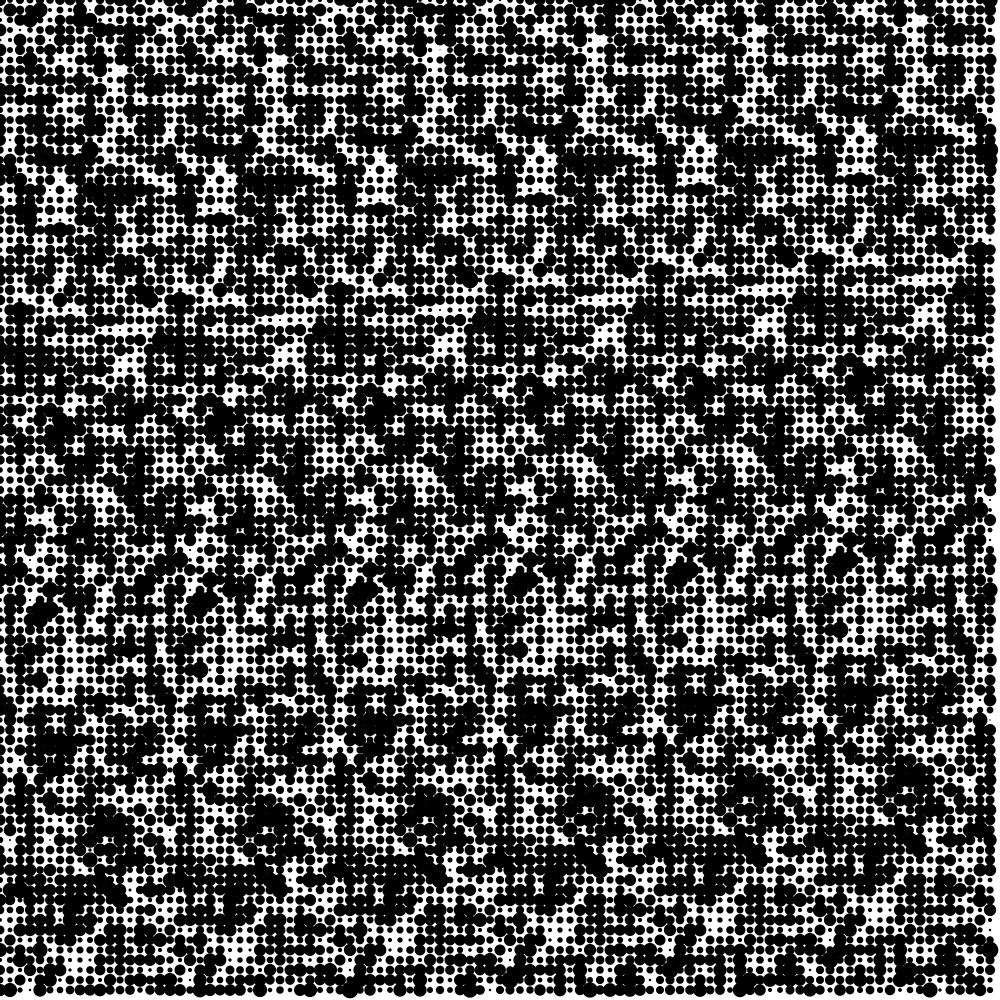
Frame 1 (no input)
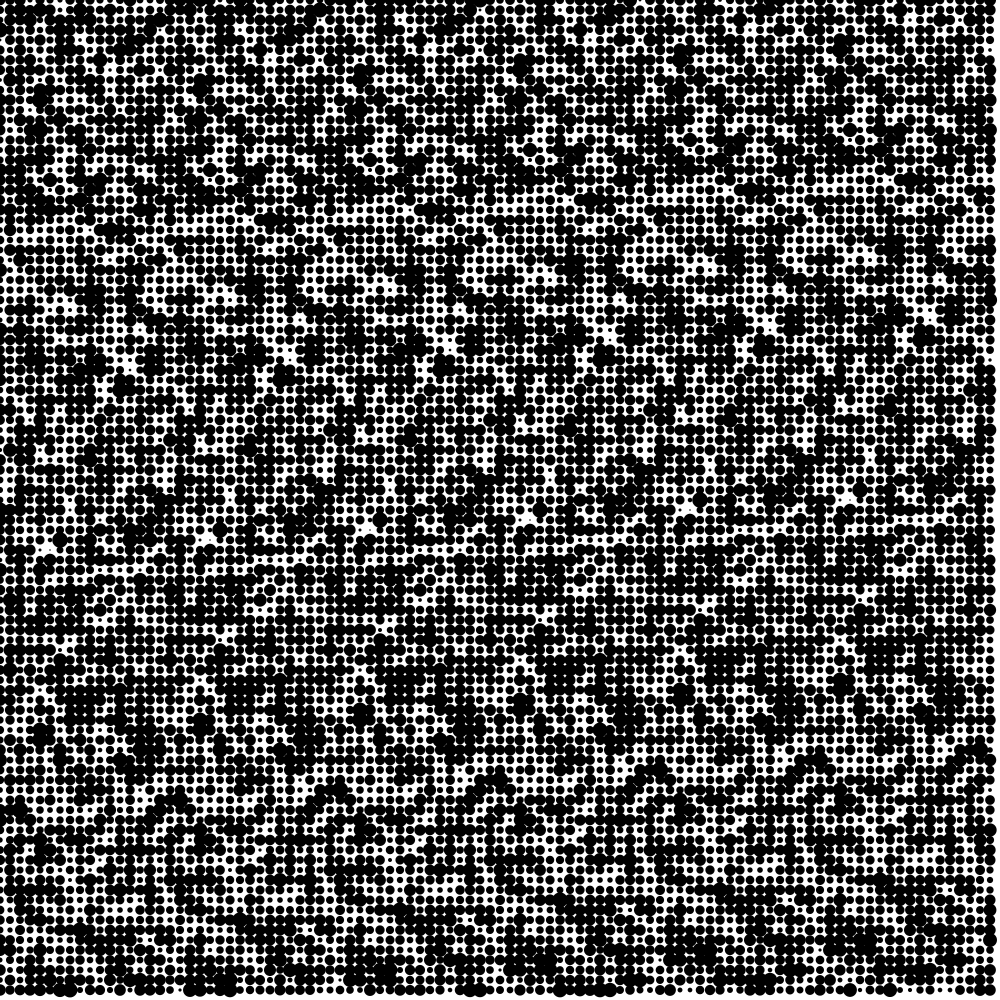
Frame 60 (the mouse pressed at the canvas centre just before this capture)
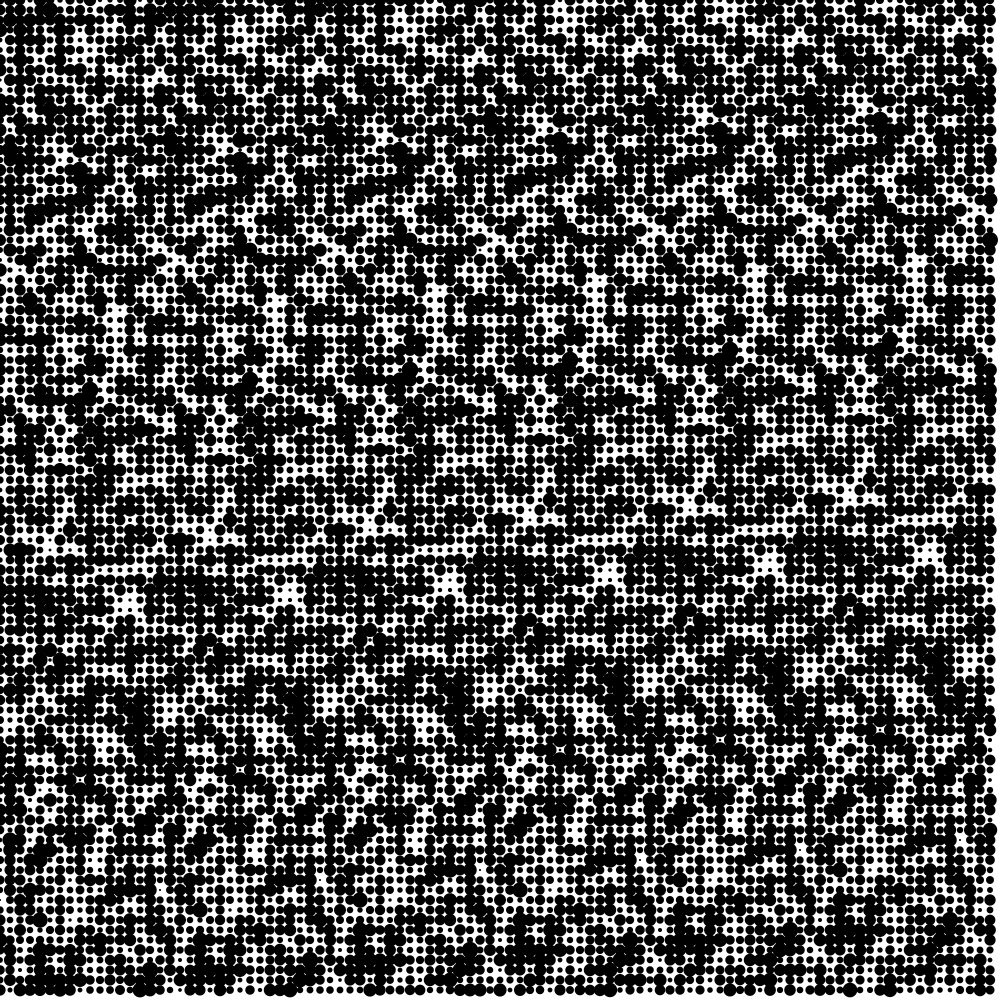
Frame 120 (the mouse held since frame 60 and released just before this capture)

The Processing sketch that drew these frames (run headless with seeded random() and noise(); from frame 60 on, the mouse is pressed at the canvas centre):

// Processing sketch: noiseSpaceTry
// ── noiseSpaceTry.pde
float a;
int b = 0;
void setup(){
  size(1000,1000);
  fill(0);
  noStroke();
}

void draw(){
  a += .01;
  //b += 1;
  //noiseSeed(b);
  background(255);
  for(float i = 0; i < height; i += 10){
    for(float j = 0; j < width; j += 10){
      //ellipse(i,j, noise(i+a,j+a)*20, noise(i+a,j+a)*20);
      ellipse(i,j, noise(i,j,a)*20, noise(i,j,a)*20);
    }
  }
    
    
}
